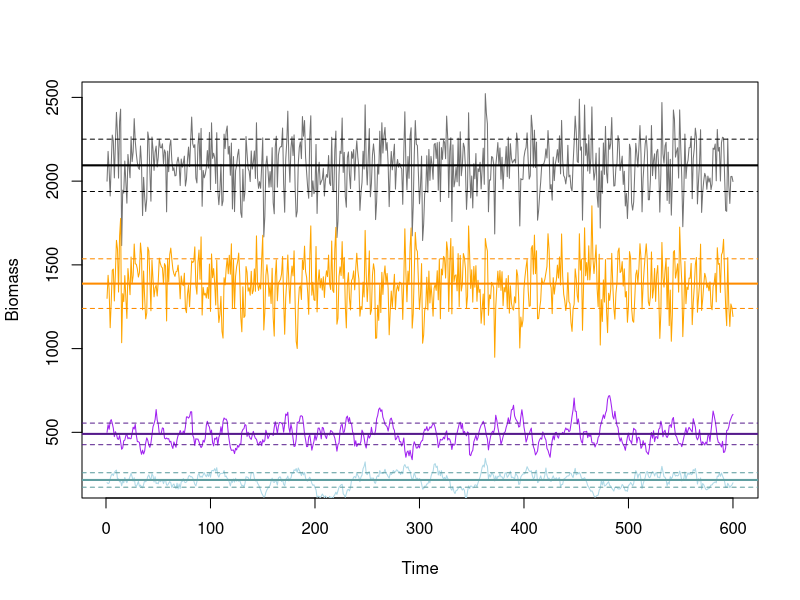

R code for this plot:
rm(list=ls())

model <- function(rm1, rm2, rm3, 
                  N1.start, N2.start, N3.start, 
                  K1, K2, K3,
                  evar1, evar2, evar3,
                  beat12, beta13, beta21, beta23, beta31, beta32,
                  time){
  r1 = numeric(time)
  r2 = numeric(time)
  r3 = numeric(time)
  N1 = numeric(time)
  N2 = numeric(time)
  N3 = numeric(time)
  Ntot = numeric(time)
  
  N1[1] <- N1.start
  N2[1] <- N2.start
  N3[1] <- N3.start
  Ntot[1] <- N1[1] + N2[1] +N3[1]
  
  for(t in 2:time){
    #   whitevar1 <- rnorm(1, mean=0)
    whitevar2 <- rnorm(1, mean=0)
    whitevar1 <- rnorm(1,mean=whitevar2)
    whitevar3 <- -1*rnorm(1, mean=whitevar1)
    dnoise1 <- rnorm(1, mean=0)
    dnoise2 <- rnorm(1, mean=0)
    dnoise3 <- rnorm(1, mean=0)
    
    sum.non1 = ((beta12 * N2[t-1])/K2) + ((beta13 * N3[t-1])/K3)
    sum.non2 = ((beta21 * N1[t-1])/K1) + ((beta23 * N3[t-1])/K3)
    sum.non3 = ((beta31 * N1[t-1])/K1) + ((beta32 * N2[t-1])/K2)
    
    r1[t] = rm1 * (1-(N1[t-1]/K1) - sum.non1) + evar1 * whitevar1 + (dvar1 * dnoise1/sqrt(N1[t-1]))
    
    r2[t] = rm2 * (1-(N2[t-1]/K2) - sum.non2) + evar2 * whitevar2 + (dvar2 * dnoise2/sqrt(N2[t-1]))
    
    r3[t] = rm3 * (1-(N3[t-1]/K2) - sum.non3) + evar3 * whitevar3 + (dvar3 * dnoise3/sqrt(N3[t-1]))
    
    
    N1[t] = N1[t-1] + N1[t-1]*r1[t]
    N2[t] = N2[t-1] + N2[t-1]*r2[t]
    N3[t] = N3[t-1] + N3[t-1]*r3[t]
    Ntot[t] = N1[t] + N2[t] + N3[t]
  }
  
  pops <- matrix(ncol=4, nrow=time)
  pops[,1] <- N1
  pops[,2] <- N2
  pops[,3] <- N3
  pops[,4] <- Ntot
  return(pops)
}



rm1 = 0.5
rm2 = 0.8
rm3 = 0.6
K1 = 1000
K2 = 1500
K3 = 1000
evar1 = 0.02
evar2 = 0.1
evar3 = 0.02
dvar1 = 1
dvar2 = 1
dvar3 = 1
beta12 = 0.8
beta13 = 0.08
beta21 = 0.1
beta23 = 0.08
beta31 = 0.1
beta32 = 0.7

time = 600


N1.start <- 200
N2.start <- 1300
N3.start <- 500


model.null <- model(rm1, rm2, rm3, 
                    N1.start, N2.start, N3.start, 
                    K1, K2, K3,
                    evar1, evar2, evar3,
                    beat12, beta13, beta21, beta23, beta31, beta32,
                    time)

N1 <- model.null[,1]
N2 <- model.null[,2]
N3 <- model.null[,3]
Ntot <- model.null[,4]

cv.tot = sd(Ntot)/mean(Ntot)
cv.tot

time.plot = seq(1,time,1)
plot(time.plot, Ntot, type="l", col="grey45", ylim=c(200,2500), ylab="Biomass", xlab="Time")
lines(time.plot, N1, col="lightblue")
lines(time.plot, N2, col="orange")
lines(time.plot, N3, col="purple")
abline(h=mean(Ntot), col="black", lwd=2)
abline(h=(sd(Ntot)+mean(Ntot)), col="black", lty="dashed")
abline(h=(mean(Ntot)-sd(Ntot)), col="black", lty="dashed")

abline(h=mean(N1), col="cadetblue", lwd=2)
abline(h=(sd(N1)+mean(N1)), col="cadetblue", lty="dashed")
abline(h=(mean(N1)-sd(N1)), col="cadetblue", lty="dashed")

abline(h=mean(N2), col="darkorange", lwd=2)
abline(h=(sd(N2)+mean(N2)), col="darkorange", lty="dashed")
abline(h=(mean(N2)-sd(N2)), col="darkorange", lty="dashed")

abline(h=mean(N3), col="purple4", lwd=2)
abline(h=(sd(N3)+mean(N3)), col="purple4", lty="dashed")
abline(h=(mean(N3)-sd(N3)), col="purple4", lty="dashed")
